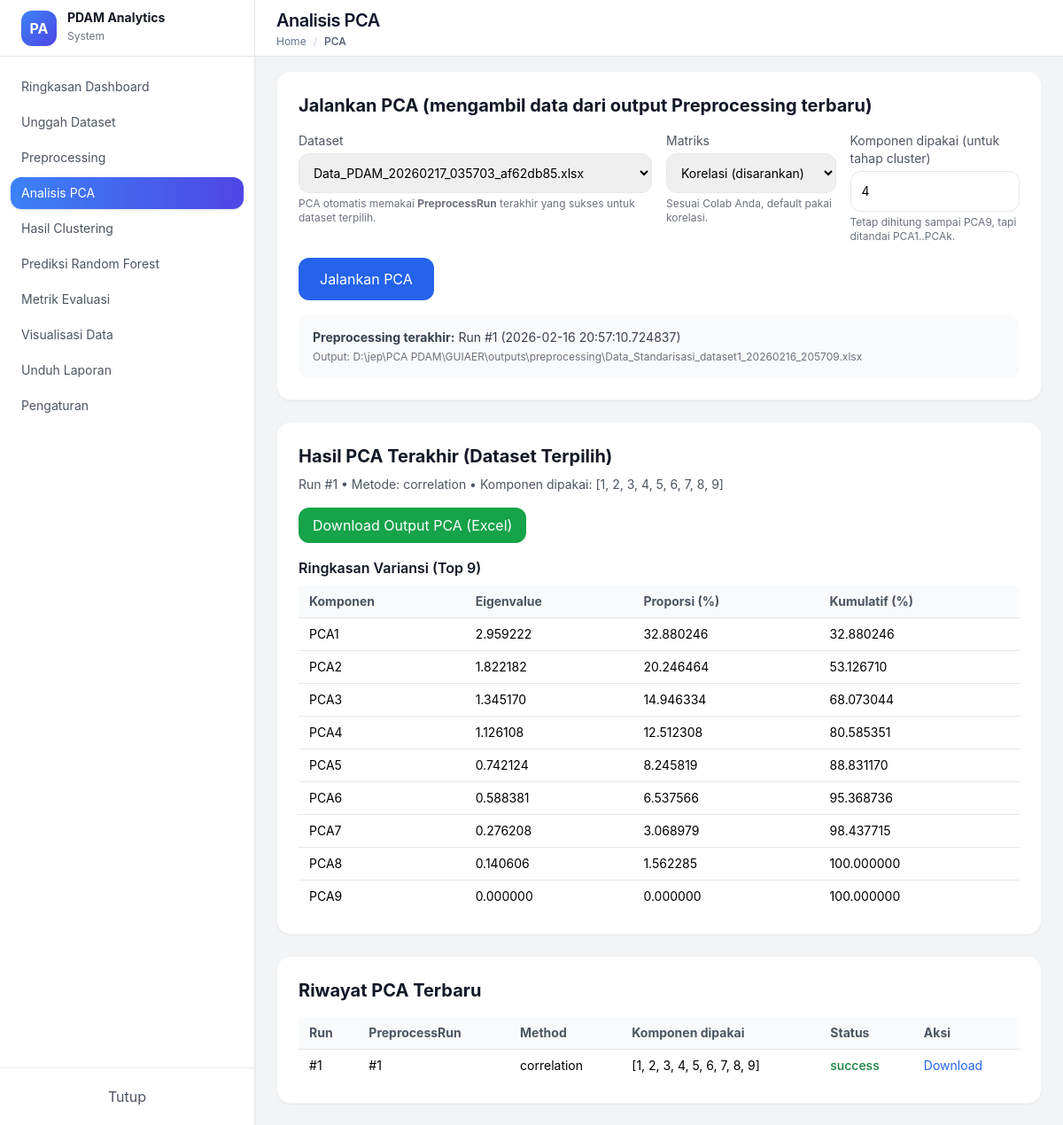
The app's page /pca/?dataset_id=1, older data.
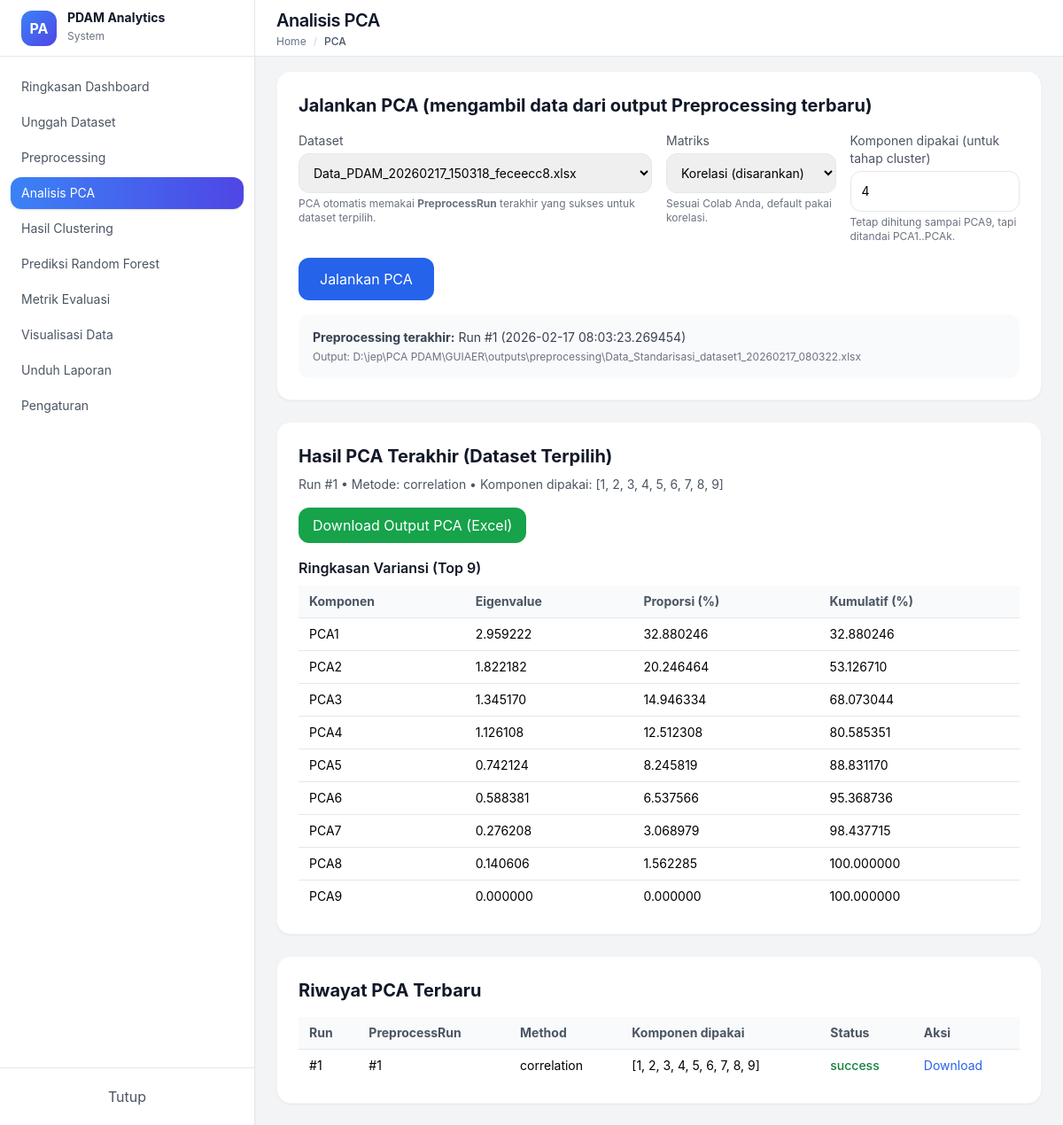
The same page, newer data.
### models/pipeline_models.py (models this page shows)
class PreprocessRun(db.Model):
    __tablename__ = "preprocess_runs"
    id = db.Column(db.Integer, primary_key=True)
    dataset_id = db.Column(db.Integer, db.ForeignKey("datasets.id"), nullable=False, index=True)
    method = db.Column(db.String(50), default="standard_scaler")
    feature_columns = db.Column(db.JSON, nullable=False)        # list kolom yg distandarisasi
    imputation_strategy = db.Column(db.String(50), nullable=True)
    scaler_params = db.Column(db.JSON, nullable=True)           # mean/scale (opsional)
    output_path = db.Column(db.String(500), nullable=True)      # path output excel
    created_at = db.Column(db.DateTime, default=datetime.utcnow)
    status = db.Column(db.String(20), default="success")        # success/failed
    error_message = db.Column(db.Text, nullable=True)
    pca_runs = db.relationship(
        "PCARun", backref="preprocess_run", lazy=True, cascade="all, delete-orphan"
    )

class PCARun(db.Model):
    __tablename__ = "pca_runs"
    id = db.Column(db.Integer, primary_key=True)
    preprocess_run_id = db.Column(db.Integer, db.ForeignKey("preprocess_runs.id"), nullable=False, index=True)
    method = db.Column(db.String(20), default="correlation")  # correlation/covariance
    n_components_total = db.Column(db.Integer, default=9)
    selected_components = db.Column(db.JSON, nullable=True)   # misal [1,2,3,4]
    eigenvalues = db.Column(db.JSON, nullable=True)
    explained_variance = db.Column(db.JSON, nullable=True)
    cumulative_variance = db.Column(db.JSON, nullable=True)
    output_path = db.Column(db.String(500), nullable=True)
    created_at = db.Column(db.DateTime, default=datetime.utcnow)
    status = db.Column(db.String(20), default="success")
    error_message = db.Column(db.Text, nullable=True)
    silhouette_runs = db.relationship(
        "SilhouetteRun", backref="pca_run", lazy=True, cascade="all, delete-orphan"
    )
    kmeans_runs = db.relationship(
        "KMeansRun", backref="pca_run", lazy=True, cascade="all, delete-orphan"
    )

### controllers/pca_controller.py (the view, shortened to what this page needs)
@pca_bp.route("/", methods=["GET", "POST"], strict_slashes=False)
def index():
    datasets = Dataset.query.order_by(Dataset.uploaded_at.desc()).all()
    pca_runs = PCARun.query.order_by(PCARun.created_at.desc()).limit(20).all()
    selected_dataset_id = request.args.get("dataset_id", type=int)
    last_preprocess = None
    last_pca_for_dataset = None
    if selected_dataset_id:
        last_preprocess = (PreprocessRun.query
                           .filter_by(dataset_id=selected_dataset_id, status="success")
                           .order_by(PreprocessRun.created_at.desc())
                           .first())
        if last_preprocess:
            last_pca_for_dataset = (PCARun.query
                                    .filter_by(preprocess_run_id=last_preprocess.id)
                                    .order_by(PCARun.created_at.desc())
                                    .first())
    return render_template(
        "pages/pca.html",
        datasets=datasets,
        pca_runs=pca_runs,
        selected_dataset_id=selected_dataset_id,
        last_preprocess=last_preprocess,
        last_pca_for_dataset=last_pca_for_dataset
    )

### templates/pages/pca.html (shortened to what this page needs)
{% extends "layouts.html" %}
{% block content %}
<div class="bg-white rounded-2xl shadow-sm border border-gray-100 p-6 mb-6">
    <h2 class="text-xl font-bold text-gray-900 mb-4">
        Jalankan PCA (mengambil data dari output Preprocessing terbaru)
    </h2>
    <form method="POST" action="{{ url_for('pca.index', dataset_id=selected_dataset_id) }}">
        <div class="grid grid-cols-1 md:grid-cols-4 gap-4">
            <div class="md:col-span-2">
                <label class="block text-sm text-gray-600 mb-1">Dataset</label>
                <select name="dataset_id"
                        class="w-full border rounded-xl p-3 text-sm"
                        required
                        onchange="window.location='{{ url_for('pca.index') }}?dataset_id=' + this.value;">
                    {% for d in datasets %}
                    <option value="{{ d.id }}" {% if selected_dataset_id == d.id %}selected{% endif %}>
                        {{ d.filename }}
                    </option>
                    {% endfor %}
                </select>
                <p class="text-xs text-gray-500 mt-1">
                    PCA otomatis memakai <b>PreprocessRun</b> terakhir yang sukses untuk dataset terpilih.
                </p>
            </div>
            <div>
                <label class="block text-sm text-gray-600 mb-1">Matriks</label>
                <select name="method" class="w-full border rounded-xl p-3 text-sm">
                    <option value="correlation" selected>Korelasi (disarankan)</option>
                </select>
                <p class="text-xs text-gray-500 mt-1">Sesuai Colab Anda, default pakai korelasi.</p>
            </div>
            <div>
                <label class="block text-sm text-gray-600 mb-1">Komponen dipakai (untuk tahap cluster)</label>
                <input type="number"
                       name="selected_components_count"
                       value="4"
                       min="1"
                       class="w-full border rounded-xl p-3 text-sm" />
                <p class="text-xs text-gray-500 mt-1">Tetap dihitung sampai PCA9, tapi ditandai PCA1..PCAk.</p>
            </div>
        </div>
        <div class="mt-4">
            <button type="submit"
                    class="px-6 py-3 bg-blue-600 text-white rounded-xl hover:bg-blue-700 transition">
                Jalankan PCA
            </button>
        </div>
    </form>
    {% if last_preprocess %}
    <div class="mt-4 p-4 bg-gray-50 rounded-xl text-sm text-gray-700">
        <div><b>Preprocessing terakhir:</b> Run #{{ last_preprocess.id }} ({{ last_preprocess.created_at }})</div>
        <div class="text-xs text-gray-500 mt-1">Output: {{ last_preprocess.output_path }}</div>
    </div>
    {% else %}
    {% if selected_dataset_id %}
    <div class="mt-4 p-4 bg-red-50 rounded-xl text-sm text-red-700">
        Dataset ini belum punya preprocessing sukses. Jalankan preprocessing dulu.
    </div>
    {% endif %}
    {% endif %}
</div>
{% if last_pca_for_dataset and last_pca_for_dataset.status == 'success' %}
<div class="bg-white rounded-2xl shadow-sm border border-gray-100 p-6 mb-6">
    <h2 class="text-xl font-bold text-gray-900 mb-2">Hasil PCA Terakhir (Dataset Terpilih)</h2>
    <p class="text-sm text-gray-600 mb-4">
        Run #{{ last_pca_for_dataset.id }} • Metode: {{ last_pca_for_dataset.method }} •
        Komponen dipakai: {{ last_pca_for_dataset.selected_components }}
    </p>
    <a class="inline-block px-4 py-2 bg-green-600 text-white rounded-xl hover:bg-green-700 transition"
       href="{{ url_for('pca.download', run_id=last_pca_for_dataset.id) }}">
        Download Output PCA (Excel)
    </a>
    {% if last_pca_for_dataset.cumulative_variance %}
    <div class="mt-4">
        <h3 class="font-semibold text-gray-900 mb-2">Ringkasan Variansi (Top 9)</h3>
        <div class="overflow-x-auto">
            <table class="w-full text-sm border-collapse">
                <thead>
                    <tr class="bg-gray-50 text-left text-gray-600">
                        <th class="px-3 py-2">Komponen</th>
                        <th class="px-3 py-2">Eigenvalue</th>
                        <th class="px-3 py-2">Proporsi (%)</th>
                        <th class="px-3 py-2">Kumulatif (%)</th>
                    </tr>
                </thead>
                <tbody>
                    {% for i in range(last_pca_for_dataset.n_components_total) %}
                    <tr class="border-t">
                        <td class="px-3 py-2">PCA{{ i+1 }}</td>
                        <td class="px-3 py-2">{{ "%.6f"|format(last_pca_for_dataset.eigenvalues[i]) }}</td>
                        <td class="px-3 py-2">{{ "%.6f"|format(last_pca_for_dataset.explained_variance[i]) }}</td>
                        <td class="px-3 py-2">{{ "%.6f"|format(last_pca_for_dataset.cumulative_variance[i]) }}</td>
                    </tr>
                    {% endfor %}
                </tbody>
            </table>
        </div>
    </div>
    {% endif %}
</div>
{% endif %}
<div class="bg-white rounded-2xl shadow-sm border border-gray-100 p-6">
    <h2 class="text-xl font-bold text-gray-900 mb-4">Riwayat PCA Terbaru</h2>
    <div class="overflow-x-auto">
        <table class="w-full text-sm border-collapse">
            <thead>
                <tr class="bg-gray-50 text-left text-gray-600">
                    <th class="px-3 py-2">Run</th>
                    <th class="px-3 py-2">PreprocessRun</th>
                    <th class="px-3 py-2">Method</th>
                    <th class="px-3 py-2">Komponen dipakai</th>
                    <th class="px-3 py-2">Status</th>
                    <th class="px-3 py-2">Aksi</th>
                </tr>
            </thead>
            <tbody>
                {% for r in pca_runs %}
                <tr class="border-t">
                    <td class="px-3 py-2">#{{ r.id }}</td>
                    <td class="px-3 py-2">#{{ r.preprocess_run_id }}</td>
                    <td class="px-3 py-2">{{ r.method }}</td>
                    <td class="px-3 py-2">{{ r.selected_components }}</td>
                    <td class="px-3 py-2">
                        {% if r.status == 'success' %}
                            <span class="text-green-700 font-medium">success</span>
                        {% else %}
                            <span class="text-red-700 font-medium">failed</span>
                        {% endif %}
                    </td>
                    <td class="px-3 py-2">
                        {% if r.status == 'success' and r.output_path %}
                        <a class="text-blue-600 hover:underline"
                           href="{{ url_for('pca.download', run_id=r.id) }}">
                           Download
                        </a>
                        {% else %}
                        <span class="text-gray-400">-</span>
                        {% endif %}
                    </td>
                </tr>
                {% endfor %}
            </tbody>
        </table>
    </div>
</div>
{% endblock %}

Row changes from the older to the newer data that the page shows:
changed PreprocessRun id 1: created_at "2026-02-16 20:57:10.724837" → "2026-02-17 08:03:23.269454"; output_path "D:\\jep\\PCA PDAM\\GUIAER\\outputs\\preprocessing\\Data_Standarisasi_dataset1_20260216_205709.xlsx" → "D:\\jep\\PCA PDAM\\GUIAER\\outputs\\preprocessing\\Data_Standarisasi_dataset1_20260217_080322.xlsx"
Text that changed along with them:
form field dataset_id: "Data_PDAM_20260217_035703_af62db85.xlsx" → "Data_PDAM_20260217_150318_feceecc8.xlsx"
